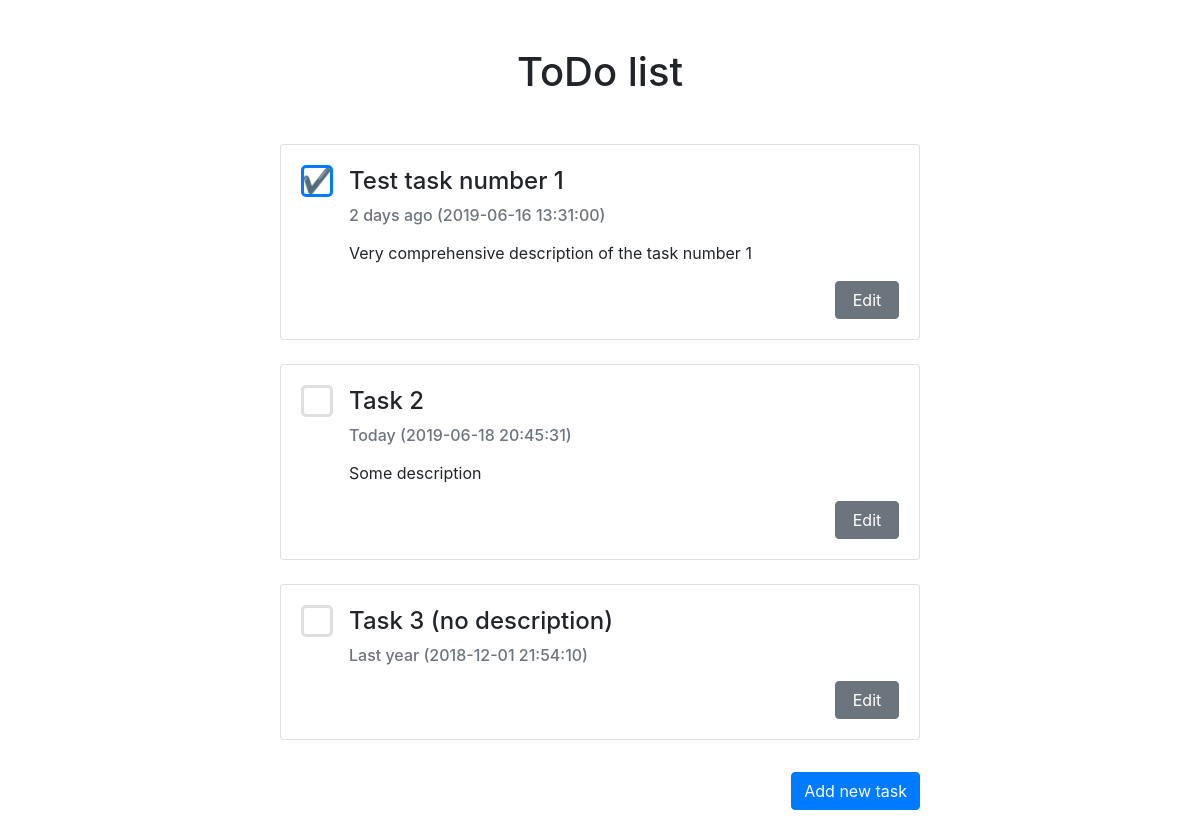
The page / on the database its author committed.
### tables this page shows
CREATE TABLE `TestTable` (
  `id` int(11) NOT NULL,
  `title` text NOT NULL,
  `description` text,
  `date_added` datetime NOT NULL DEFAULT CURRENT_TIMESTAMP,
  `done` tinyint(1) NOT NULL
);

### app/core/controller.php (called while the page is built, shortened)
<?php
class Controller {
    public function __construct($model){
        $this->model = $model;
    }
}
?>

### app/models/model_main.php (called while the page is built, shortened)
<?php
class ModelMain extends Model {
    public function fetchData() {
        $this->data = $this->getAllTasks();
    }
    public function getAllTasks() {
        $db = new mysqli(DB_LOCATION, DB_USERNAME, DB_PASSWORD, DB_NAME);
        $arrayResponse = NULL;
        $sql = "SELECT * FROM " . DB_TABLE;
        if($result = $db->query($sql)) {
            while($row = mysqli_fetch_array($result, MYSQLI_ASSOC)) {
                $arrayResponse[] = $row;
            }
        }
        return $arrayResponse;
    }
}
?>

### app/controllers/controller_main.php (called while the page is built, shortened)
<?php
class ControllerMain extends Controller {
    public function __construct($model){
        $this->model->fetchData();
    }
}
?>

### app/core/view.php (called while the page is built, shortened)
<?php
class View {
    public function __construct($controller,$model) {
        $this->model = $model;
    }
}
?>

### app/core/model.php (called while the page is built, shortened)
<?php
class Model {
    protected $data;
    public $template;
    public function __construct($page){
        $this->template = "templates/template_" . $page . ".php";
    }
    public function getData() {
        return $this->data;
    }
    public function getTemplate() {
        return $this->template;
    }
}
?>

### app/views/view_main.php (called while the page is built)
<?php
class ViewMain extends View {
    public function show() {
        $data = $this->model->getData();
        require_once($this->model->getTemplate());
    }
}
?>

### templates/template_main.php (the view, shortened to what this page needs)
<!DOCTYPE html>
<html>
    <head>
        <link rel="stylesheet" href="https://stackpath.bootstrapcdn.com/bootstrap/4.3.1/css/bootstrap.min.css">
        <link rel="stylesheet" type="text/css" href="css/style.css">
    </head>
    <body>
        <h1 class="text-center m-5">ToDo list</h1>
        <?php
            foreach($data as $key => $task) {
                echo "<div class='card mx-auto my-4' style='width: 40rem;'>
                        <div class='card-body'>
                            <h4 class='card-title mb-3'>
                                <label class='custom-checkbox mr-3' style='height: 1rem'>
                                    <input type='checkbox' onclick='onCheck(" . $task['id'] . ")'" . ($task['done'] ? "checked" : "") . ">
                                    <span style='font-size: 1.5rem'></span>
                                </label>" . $task['title'] . "
                            </h4>
                            <h6 class='card-subtitle mb-3 text-muted' style='margin-left: 3rem'>" . nameDate($task['date_added']) . " (" . $task['date_added'] . ")</h6>
                            <p class='card-text ml-5'>" . $task['description'] . "</p>
                            <div class='text-right'>
                                <a href='index.php?page=edit&action=view&id=" . ($task['id']) . "' class='btn btn-secondary' style='width:4rem'> Edit </a>
                            </div>
                        </div>
                    </div>";
            }
            echo "
            <div class='text-right mx-auto' style='width: 40rem; margin-bottom: 20rem; margin-top: 2rem;'>
                <a href='index.php?page=add' class='btn btn-primary'>Add new task</a>
            </div>
            ";
            function nameDate($date) {
                $now = getDate(time());
                $time_input = strtotime($date);
                $then = getDate($time_input);
                if ($now['year'] > $then['year']) {
                    $delta = $now['year'] - $then['year'];
                    return $delta > 1 ? $delta . " years ago" : "Last year";
                } else if ($now['mon'] > $then['mon']) {
                    $delta = $now['mon'] - $then['mon'];
                    return $delta > 1 ? $delta . " months ago" : "Last month";
                } else if ($now['mday'] > $then['mday']) {
                    $delta = $now['mday'] - $then['mday'];
                    return $delta . ($delta > 1 ? " days" : " day") . " ago";
                } else if ($now['mday'] < $then['mday'] || $now['mon'] < $then['mon'] || $now['year'] < $then['year']) {
                    return "In the Future";
                } else {
                    return "Today";
                }
            }
        ?>
    </body>
</html>

### index.php (shortened to what this page needs)
<?php
    require("app/core/model.php");
    require("app/core/controller.php");
    require("app/core/view.php");
    $page = (isset($_GET['page']) && !empty($_GET['page'])) ? $_GET['page'] : "main";
    $model = new $modelClass($page);
    $controller = new $controllerClass($model);
    $view = new $viewClass($controller, $model);
    echo $view->show();
?>

### css/style.css (style rules this page uses)
.custom-checkbox span { border: 3px solid #DFDFDF; float: right; height: 2rem; width: 2rem; border-radius: 5px; cursor: pointer; display: flex; justify-content: center; align-items: center; }
.custom-checkbox:hover span, .custom-checkbox input:checked + span { border: 3px solid #007BFF; }
.custom-checkbox input:checked + span:before { content: "✔"; }

### rows shown on the page
testtable: title "Test task number 1", date_added "2 days ago", date_added "2019-06-16 13:31:00", description "Very comprehensive description of the task number 1"
testtable: title "Task 2", date_added "Today", date_added "2019-06-18 20:45:31", description "Some description"
testtable: title "Task 3 (no description)", date_added "Last year", date_added "2018-12-01 21:54:10"
